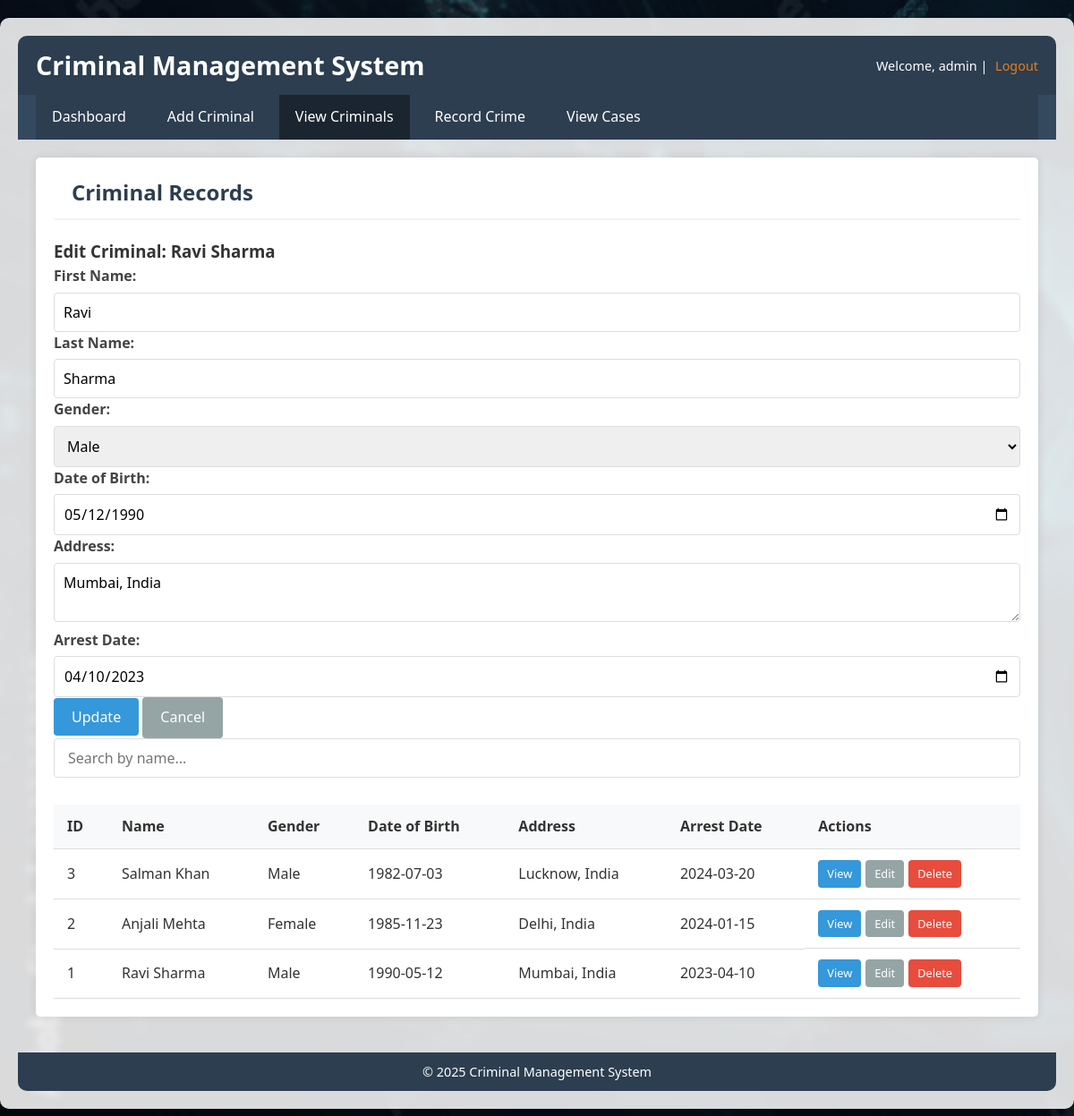
Screenshot of /view_criminals.php?edit=1 (signed in) with the database file from the repository.
### tables this page shows
CREATE TABLE criminals (
    id INT AUTO_INCREMENT PRIMARY KEY,
    first_name VARCHAR(50),
    last_name VARCHAR(50),
    gender ENUM('Male', 'Female', 'Other'),
    date_of_birth DATE,
    address TEXT,
    arrest_date DATE
);

### view_criminals.php (the view, shortened to what this page needs)
<?php
include 'database.php';
$edit_criminal = null;
if (isset($_GET['edit']) && is_numeric($_GET['edit'])) {
    $edit_id = $_GET['edit'];
    $edit_query = mysqli_query($conn, "SELECT * FROM criminals WHERE id = $edit_id");
    $edit_criminal = mysqli_fetch_assoc($edit_query);
}
$result = mysqli_query($conn, "SELECT * FROM criminals ORDER BY id DESC");
?>
<!DOCTYPE html>
<html>
<head>
    <link rel="stylesheet" href="style.css">
</head>
<body style="background-image: url('bg-image3.jpg'); background-size: cover; background-repeat: no-repeat; background-attachment: fixed;">
    <div class="dashboard-container">
        <header>
            <h1>Criminal Management System</h1>
            <div class="user-info">
                Welcome, <?php echo $_SESSION['username']; ?> |
                <a href="index.php?logout=true">Logout</a>
            </div>
        </header>
        <nav>
            <ul>
                <li><a href="dashboard.php">Dashboard</a></li>
                <li><a href="add_criminal.php">Add Criminal</a></li>
                <li><a href="view_criminals.php" class="active">View Criminals</a></li>
                <li><a href="add_crime.php">Record Crime</a></li>
                <li><a href="view_cases.php">View Cases</a></li>
            </ul>
        </nav>
        <main>
            <h2>Criminal Records</h2>
            <?php if ($edit_criminal): ?>
                <div class="form-container">
                    <h3>Edit Criminal: <?= $edit_criminal['first_name'] . " " . $edit_criminal['last_name'] ?></h3>
                    <form method="POST">
                        <label>First Name:</label>
                        <input type="text" name="first_name" value="<?= $edit_criminal['first_name'] ?>" required>
                        <label>Last Name:</label>
                        <input type="text" name="last_name" value="<?= $edit_criminal['last_name'] ?>" required>
                        <label>Gender:</label>
                        <select name="gender" required>
                            <option value="Male" <?= $edit_criminal['gender'] == 'Male' ? 'selected' : '' ?>>Male</option>
                        </select>
                        <label>Date of Birth:</label>
                        <input type="date" name="date_of_birth" value="<?= $edit_criminal['date_of_birth'] ?>" required>
                        <label>Address:</label>
                        <textarea name="address" required><?= $edit_criminal['address'] ?></textarea>
                        <label>Arrest Date:</label>
                        <input type="date" name="arrest_date" value="<?= $edit_criminal['arrest_date'] ?>" required>
                        <button type="submit" name="update_criminal" class="btn">Update</button>
                        <a href="view_criminals.php" class="btn btn-secondary">Cancel</a>
                    </form>
                </div>
            <?php endif; ?>
            <div class="search-bar">
                <input type="text" id="searchInput" onkeyup="searchTable()" placeholder="Search by name...">
            </div>
            <div class="table-container">
                <table id="criminalsTable">
                    <thead>
                        <tr>
                            <th>ID</th>
                            <th>Name</th>
                            <th>Gender</th>
                            <th>Date of Birth</th>
                            <th>Address</th>
                            <th>Arrest Date</th>
                            <th>Actions</th>
                        </tr>
                    </thead>
                    <tbody>
                        <?php
                        if (mysqli_num_rows($result) > 0) {
                            while ($row = mysqli_fetch_assoc($result)) {
                                echo "<tr>";
                                echo "<td>{$row['id']}</td>";
                                echo "<td>{$row['first_name']} {$row['last_name']}</td>";
                                echo "<td>{$row['gender']}</td>";
                                echo "<td>{$row['date_of_birth']}</td>";
                                echo "<td>{$row['address']}</td>";
                                echo "<td>{$row['arrest_date']}</td>";
                                echo "<td class='actions'>
                                        <a href='view_criminal_details.php?id={$row['id']}' class='btn btn-small'>View</a>
                                        <a href='view_criminals.php?edit={$row['id']}' class='btn btn-small btn-secondary'>Edit</a>
                                        <a href='view_criminals.php?delete={$row['id']}' class='btn btn-small btn-danger' onclick='return confirm(\"Are you sure?\")'>Delete</a>
                                    </td>";
                                echo "</tr>";
                            }
                        } else {
                            echo "<tr><td colspan='7'>No criminal records found.</td></tr>";
                        }
                        ?>
                    </tbody>
                </table>
            </div>
        </main>
        <footer>
            <p>&copy; 2025 Criminal Management System</p>
        </footer>
    </div>
</body>
</html>

### style.css (style rules this page uses)
* { margin: 0; padding: 0; box-sizing: border-box; font-family: 'Segoe UI', Tahoma, Geneva, Verdana, sans-serif; }
body { background-color: #f0f2f5; color: #333; line-height: 1.6; }
a { text-decoration: none; color: #2e6da4; }
.dashboard-container { display: grid; grid-template-rows: auto auto 1fr auto; min-height: 100vh; }
header { background-color: #2c3e50; color: white; padding: 15px 20px; display: flex; justify-content: space-between; align-items: center; }
header h1 { font-size: 1.8rem; }
.user-info { font-size: 0.9rem; }
.user-info a { color: #e67e22; margin-left: 5px; }
nav { background-color: #34495e; padding: 0 20px; }
nav ul { list-style: none; display: flex; overflow-x: auto; }
nav ul li { padding: 0; }
nav ul li a { display: block; padding: 15px 20px; color: white; text-decoration: none; transition: background-color 0.3s; }
nav ul li a:hover, nav ul li a.active { background-color: #2c3e50; text-decoration: none; }
main { padding: 20px; background-color: #fff; border-radius: 5px; box-shadow: 0 0 10px rgba(0, 0, 0, 0.1); margin: 20px; }
main h2 { color: #2c3e50; margin-bottom: 20px; border-bottom: 2px solid #f0f2f5; padding-bottom: 10px; padding-left:20px; }
footer { background-color: #2c3e50; color: white; text-align: center; padding: 15px; font-size: 0.9rem; }
label { display: block; margin-bottom: 5px; font-weight: 600; color: #444; }
input[type="text"], input[type="password"], input[type="date"], input[type="file"], select, textarea { width: 100%; padding: 10px; border: 1px solid #ddd; border-radius: 4px; font-size: 1rem; }
textarea { resize: vertical; }
.btn { display: inline-block; padding: 10px 20px; background-color: #3498db; color: white; border: none; border-radius: 4px; cursor: pointer; font-size: 1rem; transition: background-color 0.3s; }
.btn-secondary { background-color: #95a5a6; }
.btn-danger { background-color: #e74c3c; }
.btn-small { padding: 5px 10px; font-size: 0.8rem; }
.table-container { overflow-x: auto; }
table { width: 100%; border-collapse: collapse; margin-top: 10px; }
table th, table td { padding: 12px 15px; text-align: left; border-bottom: 1px solid #ddd; }
table th { background-color: #f8f9fa; font-weight: 600; }
.actions { display: flex; gap: 5px; align-items: center; flex-wrap: wrap; }
.search-bar { margin-bottom: 20px; }
.search-bar input { width: 100%; padding: 10px 15px; border: 1px solid #ddd; border-radius: 4px; font-size: 1rem; }

### view_criminals.php (style rules this page uses)
.dashboard-container { background-color: rgba(255, 255, 255, 0.85); backdrop-filter: blur(4px); padding: 20px; border-radius: 10px; margin: 20px auto; max-width: 1200px; box-shadow: 0 4px 12px rgba(0, 0, 0, 0.2); }
nav ul { list-style-type: none; padding: 0; display: flex; gap: 10px; background-color: #2c3e50; margin: 0; }
nav ul li a { color: white; text-decoration: none; padding: 12px 18px; display: block; }
nav ul li a:hover, nav ul li a.active { background-color: #1a252f; }
header { display: flex; justify-content: space-between; align-items: center; background-color: #2c3e50; color: white; padding: 10px 20px; border-radius: 10px 10px 0 0; }
footer { text-align: center; color: white; background-color: #2c3e50; padding: 10px; border-radius: 0 0 10px 10px; margin-top: 20px; }

### rows the page displays
criminals: first_name "Ravi", last_name "Sharma", gender "Male", date_of_birth "05/12/1990", address "Mumbai, India", arrest_date "04/10/2023", id "1", date_of_birth "1990-05-12", arrest_date "2023-04-10"
criminals: id "3", first_name "Salman", last_name "Khan", gender "Male", date_of_birth "1982-07-03", address "Lucknow, India", arrest_date "2024-03-20"
criminals: id "2", first_name "Anjali", last_name "Mehta", gender "Female", date_of_birth "1985-11-23", address "Delhi, India", arrest_date "2024-01-15"

### other values shown
$_SESSION['username'] "admin"
